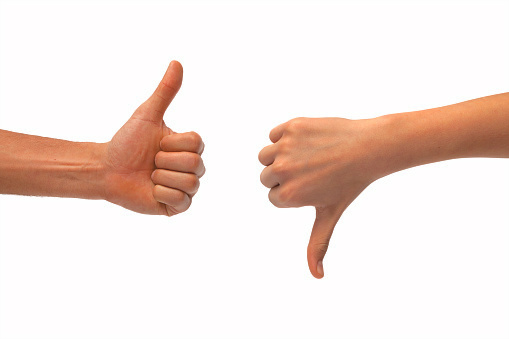
#> input picture images/thumbs_up_down.jpg, 509 x 339 px, found by its file name
$ jupyter execute --allow-errors 'Contour detection.ipynb'   (shell and % lines are left out)   (older library calls are emulated)
#> lines starting #> are read from the running program, lines starting #| are printed output that depends on the picture; after the words box and inside, x2 and y2 are one past the last pixel; in counts of white or black regions, pixels touching at a corner belong together
# Finding Contours

### Import resources and display image

[cell 1]
import numpy as np
import matplotlib.pyplot as plt
import cv2


# Read in the image
image = cv2.imread('images/thumbs_up_down.jpg')
#> image is the input picture: shape (339, 509, 3); mean B, G, R 221.7, 227.3, 242.6

# Make a copy of the image
image_copy = np.copy(image)

# Change color to RGB (from BGR)
image_copy = cv2.cvtColor(image_copy, cv2.COLOR_BGR2RGB)

plt.imshow(image_copy)

### Produce a binary image for finding contours

[cell 2]
# Convert to grayscale
gray = cv2.cvtColor(image_copy,cv2.COLOR_RGB2GRAY)
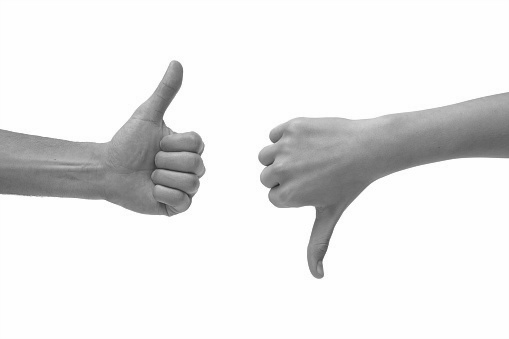
#> gray: shape (339, 509); min 32, max 255, mean 231.4

# Create a binary thresholded image
retval, binary = cv2.threshold(gray, 225, 255, cv2.THRESH_BINARY_INV)
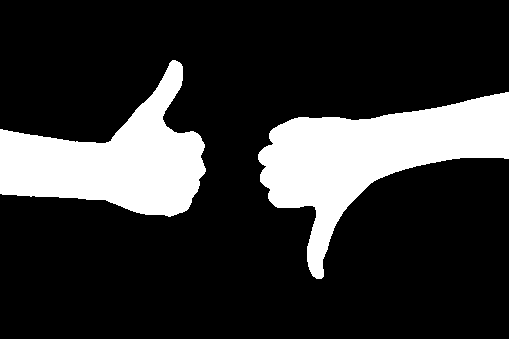
#> binary: shape (339, 509); 19.8% white; 2 white regions

plt.imshow(binary, cmap='gray')

### TODO: Find and draw the contours

[cell 3]
# Find contours from thresholded, binary image
retval, contours, hierarchy = cv2.findContours(binary, cv2.RETR_TREE, cv2.CHAIN_APPROX_SIMPLE)
#> contours = 2 contours; box (x1, y1, x2, y2) and area: (258, 92, 509, 279) 18140, (0, 60, 206, 217) 15366

## TODO: Draw all contours on a copy of the original image

[cell 4]
# Select ONE contour from the list and find its bounding box
selected_cnt = contours[0]
#> selected_cnt = contour of 270 points, box (x1, y1, x2, y2) (258, 92, 509, 279), area 18140
x,y,w,h = cv2.boundingRect(selected_cnt)
#> x = 258; y = 92; w = 251; h = 187

# draw the rectangle as a purple box
#> (the rest of this cell did not finish here and is left out)
